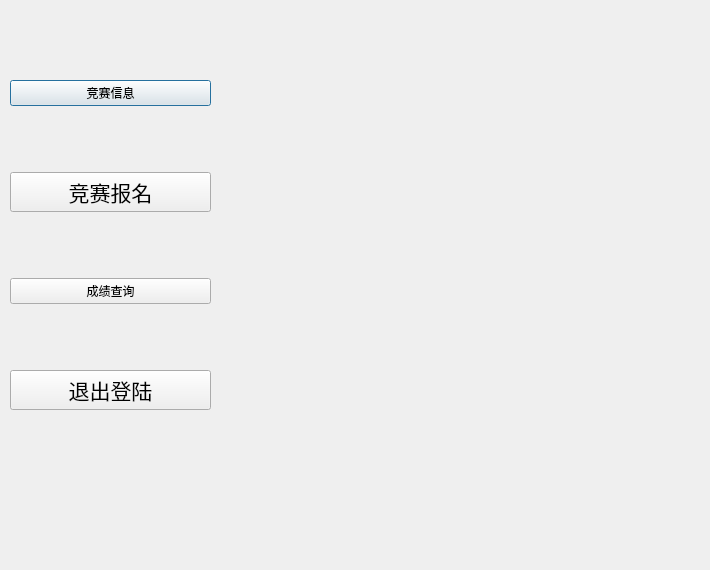
<?xml version="1.0" encoding="UTF-8"?>
<ui version="4.0">
 <class>apply_game</class>
 <widget class="QDialog" name="apply_game">
  <property name="geometry">
   <rect>
    <x>0</x>
    <y>0</y>
    <width>710</width>
    <height>570</height>
   </rect>
  </property>
  <property name="windowTitle">
   <string>Dialog</string>
  </property>
  <widget class="QWidget" name="verticalLayoutWidget">
   <property name="geometry">
    <rect>
     <x>10</x>
     <y>20</y>
     <width>201</width>
     <height>451</height>
    </rect>
   </property>
   <layout class="QVBoxLayout" name="verticalLayout">
    <item>
     <widget class="QPushButton" name="pushButton_4">
      <property name="styleSheet">
       <string notr="true">font: 16pt &quot;Arial&quot;;</string>
      </property>
      <property name="text">
       <string>竞赛信息</string>
      </property>
     </widget>
    </item>
    <item>
     <widget class="QPushButton" name="pushButton">
      <property name="font">
       <font>
        <family>Arial</family>
        <pointsize>16</pointsize>
       </font>
      </property>
      <property name="text">
       <string>竞赛报名</string>
      </property>
     </widget>
    </item>
    <item>
     <widget class="QPushButton" name="pushButton_5">
      <property name="styleSheet">
       <string notr="true">font: 16pt &quot;Arial&quot;;</string>
      </property>
      <property name="text">
       <string>成绩查询</string>
      </property>
     </widget>
    </item>
    <item>
     <widget class="QPushButton" name="pushButton_2">
      <property name="font">
       <font>
        <family>Arial</family>
        <pointsize>16</pointsize>
       </font>
      </property>
      <property name="text">
       <string>退出登陆</string>
      </property>
     </widget>
    </item>
   </layout>
  </widget>
 </widget>
 <resources/>
 <connections/>
</ui>
